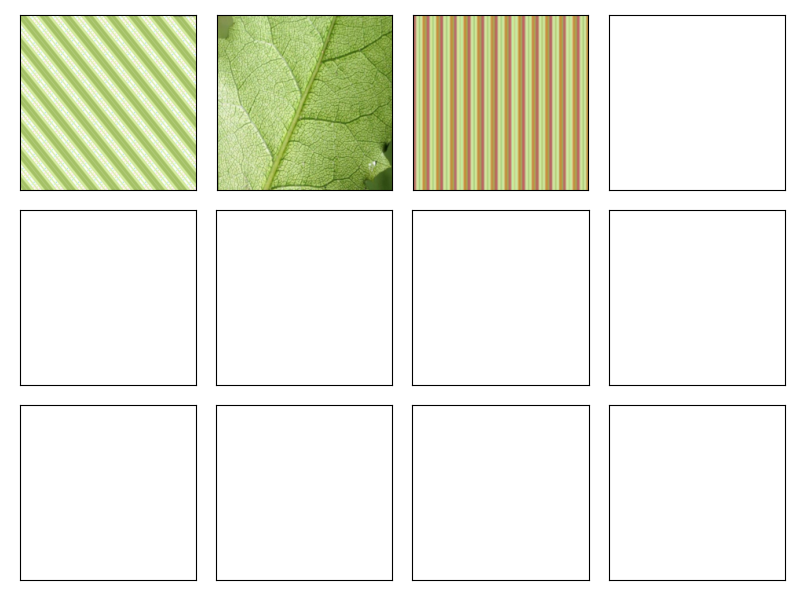
#> input picture img/cluster_0.png, 800 x 600 px
$ python -i image_clustering.py   (imports and definitions only)
#> lines starting #> are read from the running program, lines starting #| are printed output that depends on the picture
"""
 @Time    : 2023-03-21 07:29:40
 @Author  : Hong-Shuo Chen
 @E-mail  : hongshuo@usc.edu

 @Project : Camouflage Object Detection
 @File    : image_clustering.py
 @Function: Image Clustering
"""
import cv2
import numpy as np
import multiprocessing as mp
from sklearn.cluster import KMeans
from sklearn.cluster import MiniBatchKMeans

# convert rgb to other color space
def rgb2color(rgb, color_space='hsv'):
    rgb = rgb*255
    rgb = rgb.astype(np.uint8)
    if color_space == 'rgb': # 255 255 255
        return rgb
    elif color_space == 'hsv': # 179 255 255
        color = cv2.cvtColor(rgb, cv2.COLOR_RGB2HSV)
    elif color_space == 'lab': # 255 255 255
        color = cv2.cvtColor(rgb, cv2.COLOR_RGB2LAB)
    elif color_space == 'ycrcb': # 255 255 255
        color = cv2.cvtColor(rgb, cv2.COLOR_RGB2YCrCb)
    elif color_space == 'luv': # 255 255 255
        color = cv2.cvtColor(rgb, cv2.COLOR_RGB2Luv)
    elif color_space == 'yuv': # 255 255 255
        color = cv2.cvtColor(rgb, cv2.COLOR_RGB2YUV)
    else:
        raise ValueError("Color space not supported")
    return color

def quantize(x, bins):
    return np.digitize(x, np.linspace(0, 256, bins + 1)[1:-1])

# [19 lines left out: functions hsv_quantization, color_quantization, not called in this run]

# get histogram
def histogram(input, bins):
    hist, bin_edges = np.histogram(input, bins=np.arange(bins+1), density=True)
    return hist

class ImageClustering:
    # [74 lines left out: functions __init__, partial_fit, predict, not called in this run]

>>> import cv2
>>> picture = cv2.cvtColor(cv2.imread('img/cluster_0.png'), cv2.COLOR_BGR2RGB)
>>> result = rgb2color(picture)
#> in rgb2color, `rgb = rgb*255`:
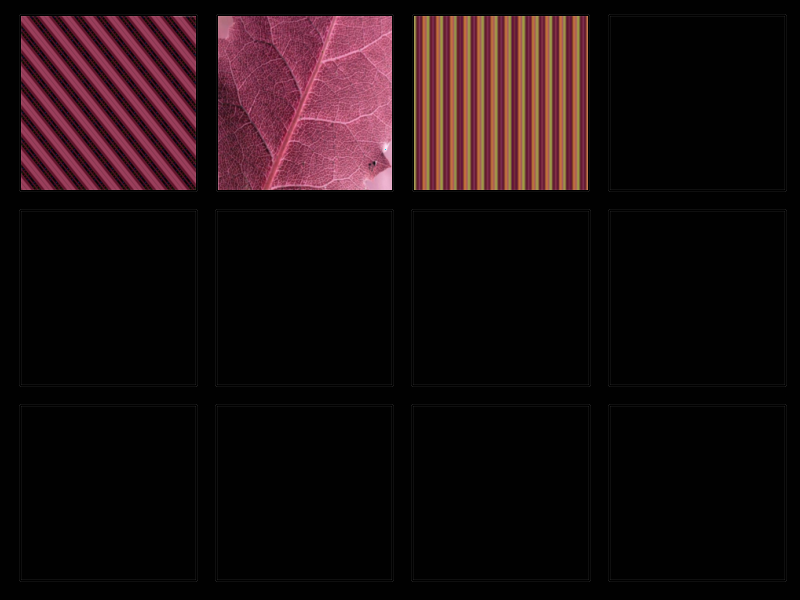
#> rgb: shape (600, 800, 3); mean of channels 0, 1, 2 14.9, 12.8, 26; drawn as B, G, R
#> in rgb2color, `color = cv2.cvtColor(rgb, cv2.COLOR_RGB2HSV)`: color: shape (600, 800, 3); mean H, S, V 23.7, 29.8, 26.1

$ run again, on img/cluster_1.png
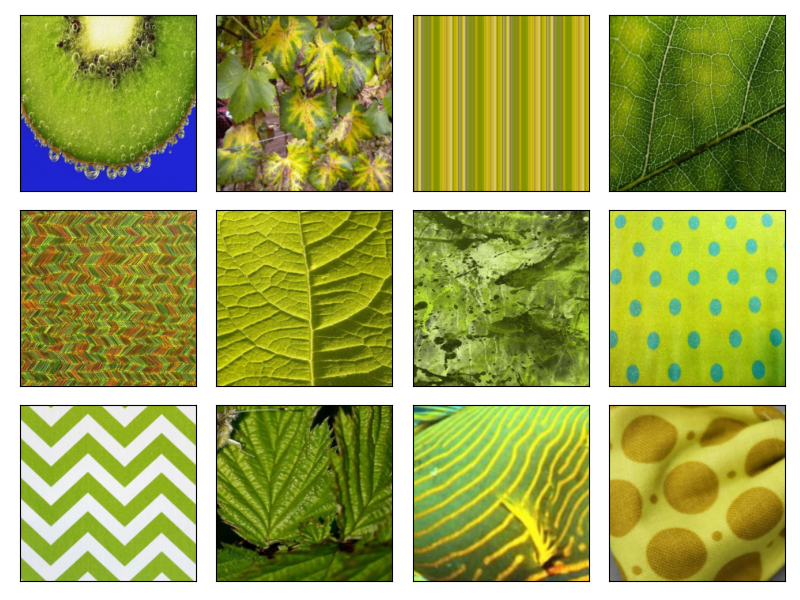
#> input picture img/cluster_1.png, 800 x 600 px
#> in rgb2color, `rgb = rgb*255`:
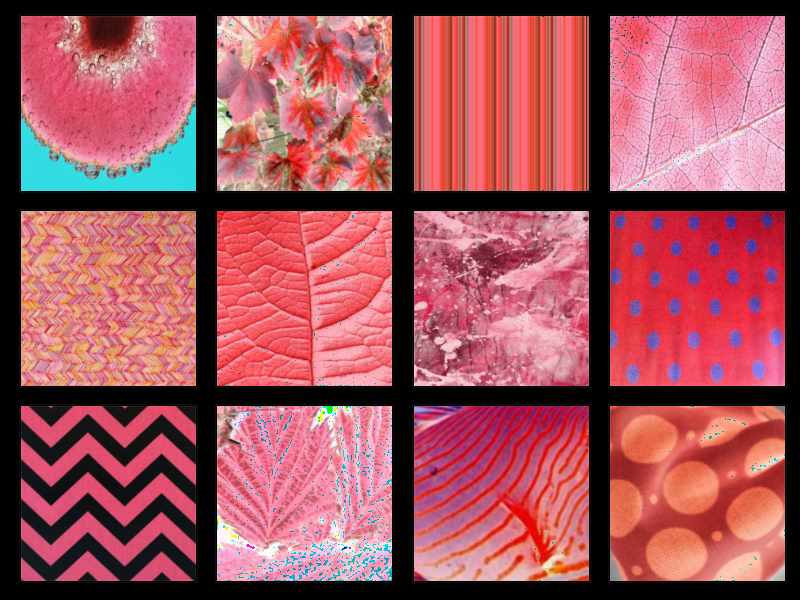
#> rgb: shape (600, 800, 3); mean of channels 0, 1, 2 90.7, 82.5, 157.9; drawn as B, G, R
#> color: shape (600, 800, 3); mean H, S, V 90.3, 103.4, 161.9

$ run again, on img/cluster_10.png
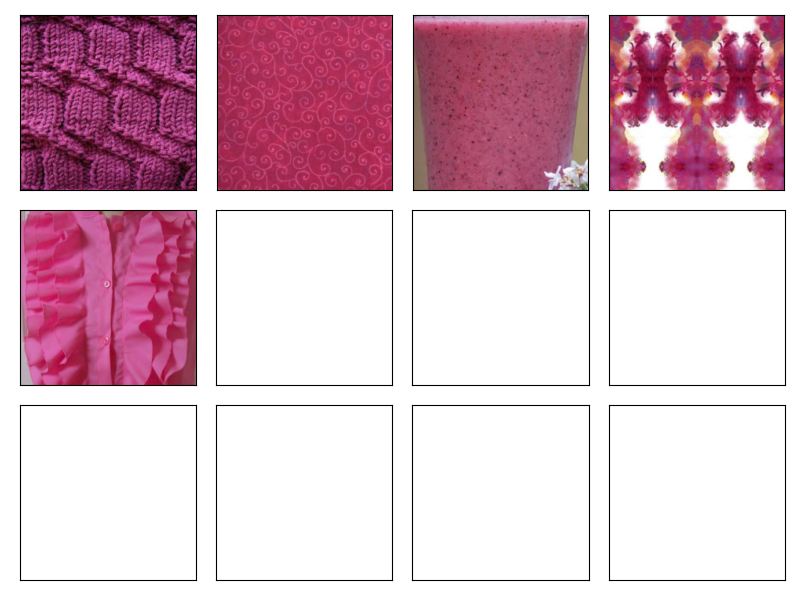
#> input picture img/cluster_10.png, 800 x 600 px
#> in rgb2color, `rgb = rgb*255`:
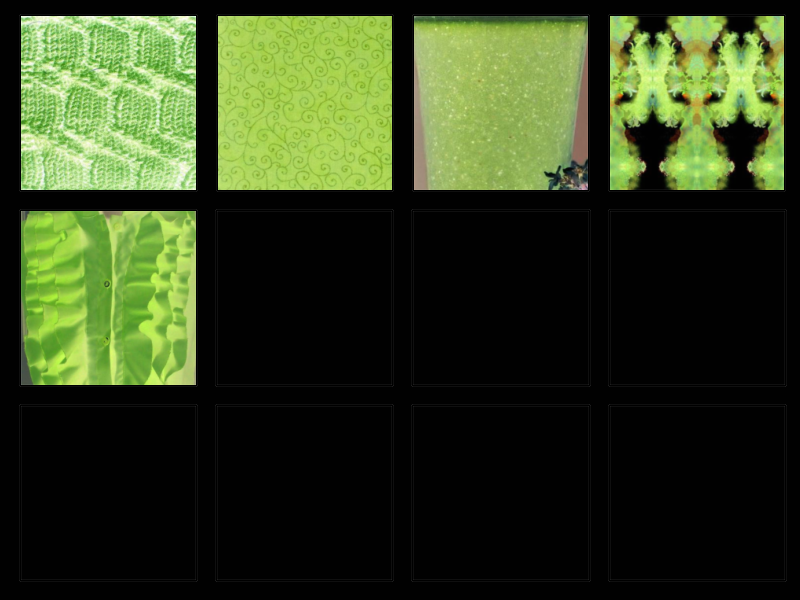
#> rgb: shape (600, 800, 3); mean of channels 0, 1, 2 29, 59.7, 47.5; drawn as B, G, R
#> color: shape (600, 800, 3); mean H, S, V 24.3, 42.1, 59.9

$ run again, on img/cluster_11.png
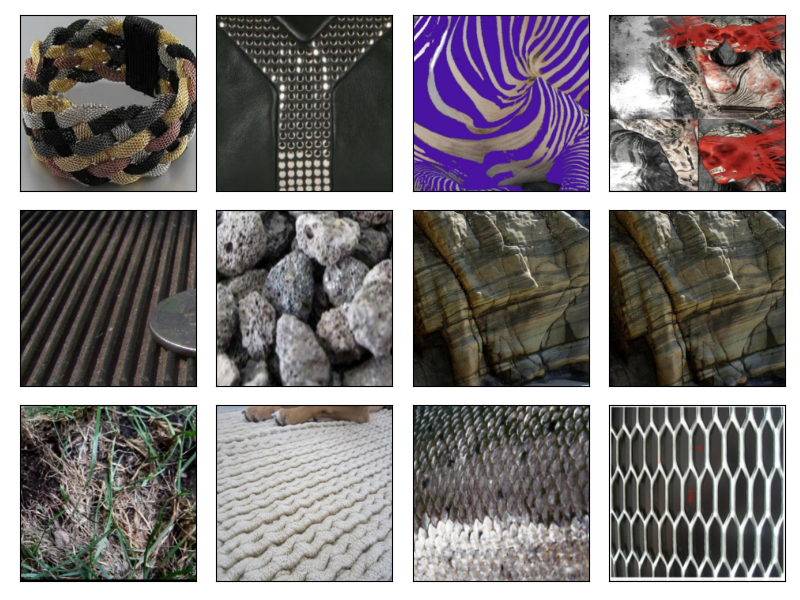
#> input picture img/cluster_11.png, 800 x 600 px
#> in rgb2color, `rgb = rgb*255`:
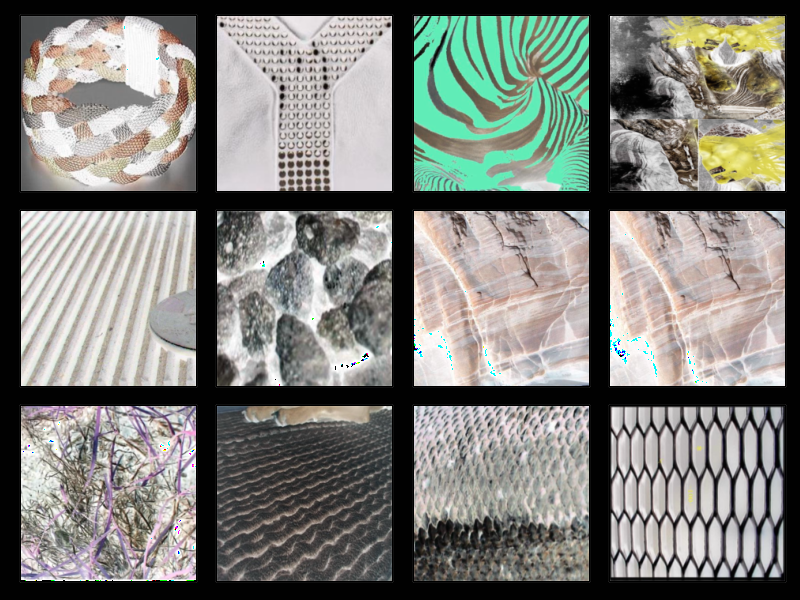
#> rgb: shape (600, 800, 3); mean of channels 0, 1, 2 120.9, 126.3, 125.5; drawn as B, G, R
#> color: shape (600, 800, 3); mean H, S, V 71.2, 22, 131.6
